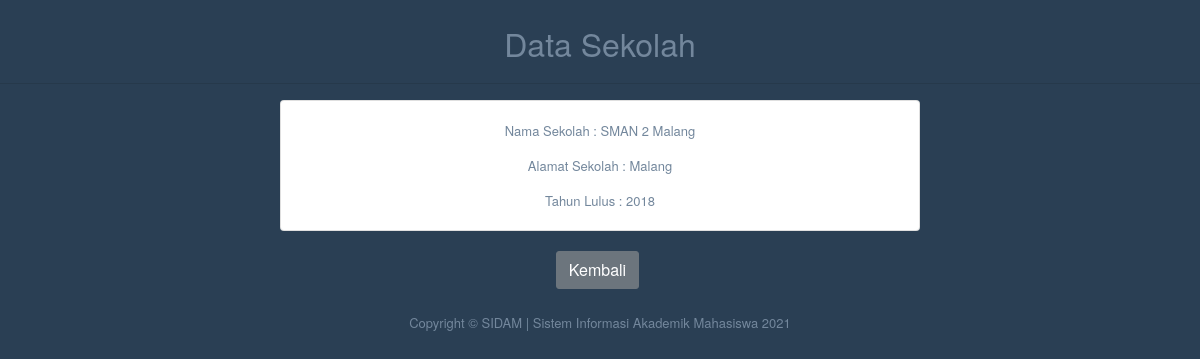
Page /viewsekolah.php?Nim=1841160132 on the committed database.
### tables this page shows
CREATE TABLE `mahasiswa` (
  `Nim` int(10) NOT NULL,
  `Nama_Mhs` varchar(50) NOT NULL,
  `Nik_Mhs` varchar(16) NOT NULL,
  `Jenis_Kelamin` varchar(50) NOT NULL,
  `Program_Studi` varchar(50) NOT NULL,
  `Jurusan` varchar(30) NOT NULL,
  `Tanggal_Lahir` date NOT NULL,
  `Agama` varchar(10) NOT NULL,
  `Alamat` varchar(50) NOT NULL,
  `Sekolah` varchar(30) NOT NULL,
  `Alamat_Sekolah` varchar(50) NOT NULL,
  `Tahun_Lulus` year(4) NOT NULL,
  `Nama_Ayah` varchar(50) NOT NULL,
  `Nik_Ayah` varchar(16) NOT NULL,
  `Pekerjaan_Ayah` varchar(30) NOT NULL,
  `Nama_Ibu` varchar(50) NOT NULL,
  `Nik_Ibu` varchar(16) NOT NULL,
  `Pekerjaan_Ibu` varchar(30) NOT NULL
);

### viewsekolah.php (the view, shortened to what this page needs)
<!DOCTYPE html>
<html lang="en">
  <head>
    <link href="assets/bootstrap/dist/css/bootstrap.min.css" rel="stylesheet">
    <link href="assets/font-awesome/css/font-awesome.min.css" rel="stylesheet">
    <link href="assets/nprogress/nprogress.css" rel="stylesheet">
    <link href="assets/iCheck/skins/flat/green.css" rel="stylesheet">
    <link href="assets/bootstrap-progressbar/css/bootstrap-progressbar-3.3.4.min.css" rel="stylesheet">
    <link href="assets/css/custom.min.css" rel="stylesheet">
  </head>
<?php include('config.php'); ?>
	<div class="container" style="margin-top:20px">
		<center><font size="6">Data Sekolah</font></center>
		<hr>
<?php
		if(isset($_GET['Nim'])){
			$Nim = $_GET['Nim'];
			$select = mysqli_query($koneksi, "SELECT * FROM mahasiswa WHERE Nim='$Nim'") or die(mysqli_error($koneksi));
			if(mysqli_num_rows($select) == 0){
				echo '<div class="alert alert-warning">Data tidak ada dalam database.</div>';
				exit();
			}else{
				$data = mysqli_fetch_assoc($select);
			}
		}
		?>
<center>
        <div class="card" style="width: 40rem;">
    <div class="card-body">
        <p class="card-text">
            Nama Sekolah : <?php echo $data['Sekolah'];?>
        </p>
        <p class="card-text">
            Alamat Sekolah : <?php echo $data['Alamat_Sekolah'];?>
        </p>
        <p class="card-text">
            Tahun Lulus : <?php echo $data['Tahun_Lulus'];?>
        </p>
        </center>
    </div>
  <br>
    <center>
    <div>
    <a href="halaman_user.php?page=tampil_sekolah" class="btn btn-secondary">Kembali</a>
    <br>
    <br>
    <p> Copyright © SIDAM | Sistem Informasi Akademik Mahasiswa 2021 </p>
    </div>
    </center>

### rows in the picture
mahasiswa: Sekolah "SMAN 2 Malang", Alamat_Sekolah "Malang", Tahun_Lulus "2018"
